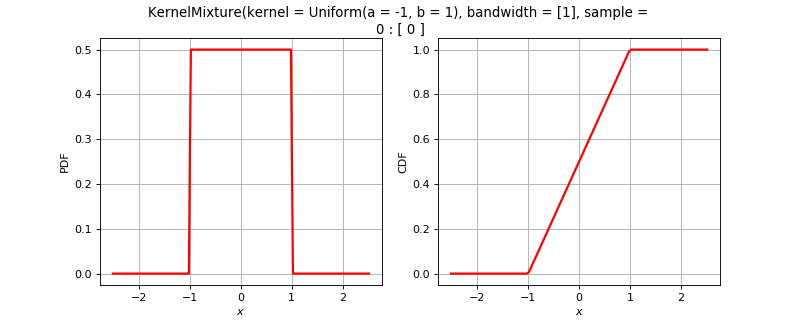

Python code for this plot:
import openturns as ot
from matplotlib import pyplot as plt
from openturns.viewer import View
if (ot.KernelMixture().__class__.__name__=='ComposedDistribution'):
    correlation = ot.CorrelationMatrix(2)
    correlation[1, 0] = 0.25
    aCopula = ot.NormalCopula(correlation)
    marginals = [ot.Normal(1.0, 2.0), ot.Normal(2.0, 3.0)]
    distribution = ot.ComposedDistribution(marginals, aCopula)
elif (ot.KernelMixture().__class__.__name__=='CumulativeDistributionNetwork'):
    distribution = ot.CumulativeDistributionNetwork([ot.Normal(2),ot.Dirichlet([0.5, 1.0, 1.5])], ot.BipartiteGraph([[0,1], [0,1]]))
else:
    distribution = ot.KernelMixture()
dimension = distribution.getDimension()
if dimension <= 2:
    if distribution.getDimension() == 1:
        distribution.setDescription(['$x$'])
        pdf_graph = distribution.drawPDF()
        cdf_graph = distribution.drawCDF()
        fig = plt.figure(figsize=(10, 4))
        plt.suptitle(str(distribution))
        pdf_axis = fig.add_subplot(121)
        cdf_axis = fig.add_subplot(122)
        View(pdf_graph, figure=fig, axes=[pdf_axis], add_legend=False)
        View(cdf_graph, figure=fig, axes=[cdf_axis], add_legend=False)
    else:
        distribution.setDescription(['$x_1$', '$x_2$'])
        pdf_graph = distribution.drawPDF()
        fig = plt.figure(figsize=(10, 5))
        plt.suptitle(str(distribution))
        pdf_axis = fig.add_subplot(111)
        View(pdf_graph, figure=fig, axes=[pdf_axis], add_legend=False)
